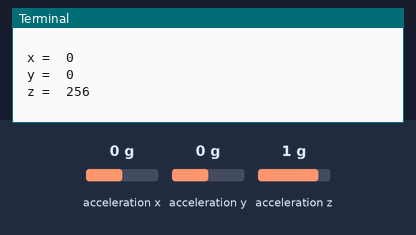
Recording of a program running on a simulated Raspberry Pi (BCM pin numbers). Shown: the last lines printed to the terminal. The inputs (shaded band) are chosen by the test bench; at power-on: acceleration x 0 g, acceleration y 0 g, acceleration z 1 g.

Above: at 1.2 s.
1.3 s: acceleration x set to -1.4 g
2.8 s: acceleration y set to -1.4 g
At 3.8 s:
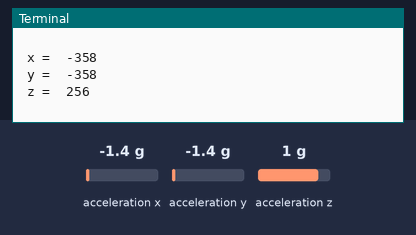
4.3 s: acceleration z set to -1.4 g
At 5.6 s:
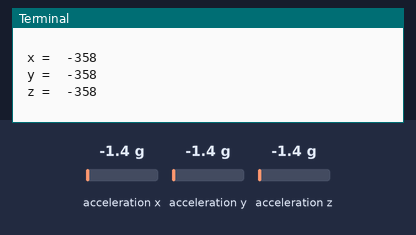

Measured:
- after the input at 2.8 s, the terminal: prints a new line after 0.21 s (image 1)
- after the input at 4.3 s, the terminal: prints a new line after 0.71 s (image 2)

The program:

3axis.py
```python
# coding: utf-8
#
# FaBo Brick Sample
#
# brick_i2c_3axis_ADXL345
#

import smbus
import time


ADDRESS = 0x53
CHANNEL = 1

DATA_FORMAT = 0x31
POWER_CTL = 0x2d
DATA_XYZ = 0x32

bus = smbus.SMBus(CHANNEL)


class ADXL345:
	def __init__(self, address):
		self.address = address
		bus.write_byte_data(self.address, DATA_FORMAT, 0x00)
		bus.write_byte_data(self.address, POWER_CTL, 0x08)

	def read(self):
		data = bus.read_i2c_block_data(self.address, DATA_XYZ, 6)

		x = data[0] | (data[1] << 8)
		if(x & (1 << 16 - 1)):
			x = x - (1<<16)

		y = data[2] | (data[3] << 8)
		if(y & (1 << 16 - 1)):
			y = y - (1<<16)

		z = data[4] | (data[5] << 8)
		if(z & (1 << 16 - 1)):
			z = z - (1<<16)

		return {"x": x, "y": y, "z": z}


if __name__ == "__main__":
	adxl345 = ADXL345(ADDRESS)

	while True:
		axes = adxl345.read()
		print " x = " , ( axes['x'] )
		print " y = " , ( axes['y'] )
		print " z = " , ( axes['z'] )
		print
		time.sleep(1)
```
